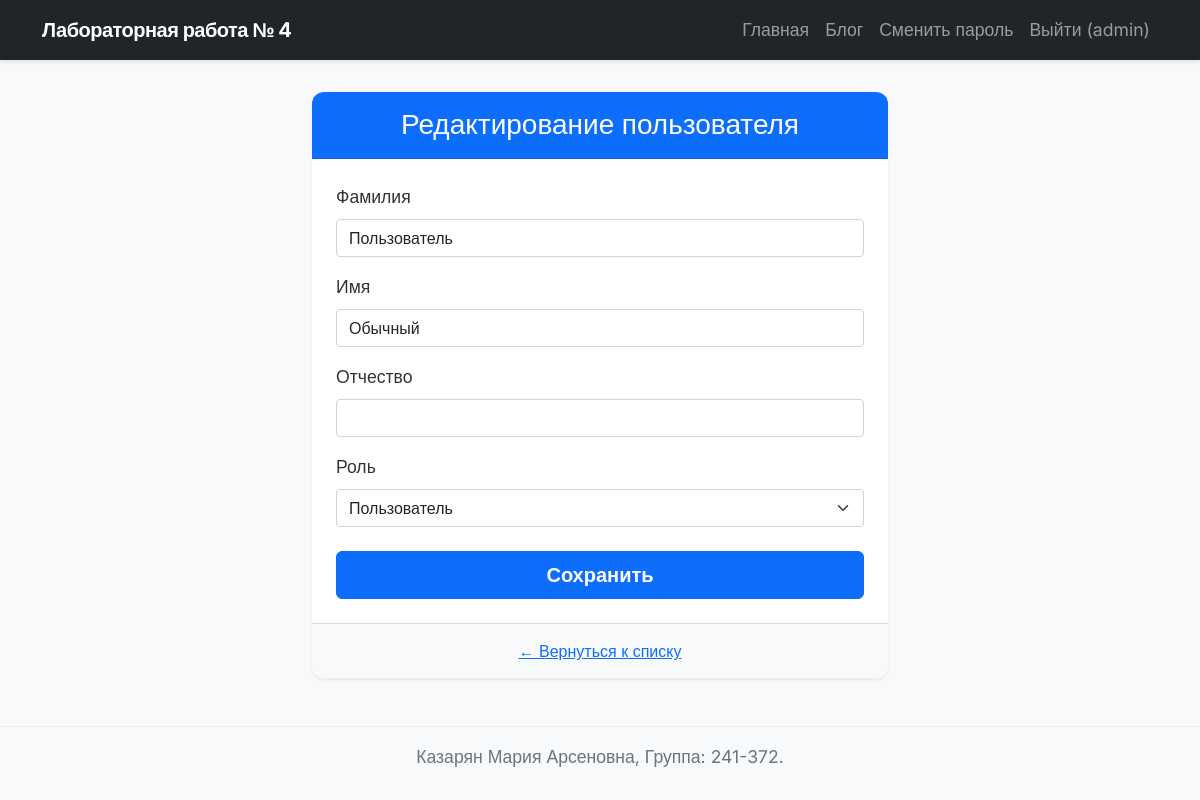
The page /users/2/edit (signed in) on the database its author committed.
### models.py (models this page shows, shortened)
class User(db.Model, UserMixin):
    __tablename__ = 'users'
    id = db.Column(db.Integer, primary_key=True)
    login = db.Column(db.String(50), unique=True, nullable=False)
    password_hash = db.Column(db.String(255), nullable=False)
    last_name = db.Column(db.String(50))
    first_name = db.Column(db.String(50), nullable=False)
    middle_name = db.Column(db.String(50))
    role_id = db.Column(db.Integer, db.ForeignKey('roles.id'), nullable=True)
    created_at = db.Column(db.DateTime, default=datetime.utcnow)

### app4.py (the view, shortened to what this page needs)
@app.route('/users/<int:user_id>/edit', methods=['GET', 'POST'])
@login_required
def edit_user(user_id):
    user = User.query.get_or_404(user_id)
    from forms import EditUserForm
    form = EditUserForm(obj=user)
    if form.role_id.choices:
        form.role_id.data = user.role_id or 0
    return render_template('user_form.html', title='Редактирование пользователя', form=form, is_edit=True, user=user)

### forms.py
class EditUserForm(FlaskForm):
    last_name = StringField('Фамилия', validators=[DataRequired('Фамилия обязательна')])
    first_name = StringField('Имя', validators=[DataRequired('Имя обязательно')])
    middle_name = StringField('Отчество')
    role_id = SelectField('Роль', coerce=int, choices=[], validate_choice=False)
    submit = SubmitField('Сохранить')
    def __init__(self, *args, **kwargs):
        super().__init__(*args, **kwargs)
        from models import Role
        self.role_id.choices = [(0, '— без роли —')] + [(r.id, r.name) for r in Role.query.all()]

### app4.py (called while the page is built)
@login_manager.user_loader
def load_user(user_id):
    return User.query.get(int(user_id))

### templates/user_form.html (shortened to what this page needs)
{% extends "base.html" %}
{% block content %}
<div class="container mt-4" style="max-width: 600px;">
    <div class="card shadow-sm border-0 rounded-4">
        <div class="card-header bg-primary text-white text-center py-3">
            <h3 class="mb-0">{{ title }}</h3>
        </div>
        <div class="card-body p-4">
            <form method="POST">
                <div class="mb-3">
                    {{ form.last_name.label(class="form-label fw-semibold") }}
                    {{ form.last_name(class="form-control" + (" is-invalid" if form.last_name.errors else "")) }}
                </div>
                <div class="mb-3">
                    {{ form.first_name.label(class="form-label fw-semibold") }}
                    {{ form.first_name(class="form-control" + (" is-invalid" if form.first_name.errors else "")) }}
                </div>
                <div class="mb-3">
                    {{ form.middle_name.label(class="form-label") }}
                    {{ form.middle_name(class="form-control") }}
                </div>
                <div class="mb-3">
                    {{ form.role_id.label(class="form-label fw-semibold") }}
                    {{ form.role_id(class="form-select") }}
                </div>
                <div class="d-grid mt-4">
                    {{ form.submit(class="btn btn-primary btn-lg") }}
                </div>
            </form>
        </div>
        <div class="card-footer bg-light text-center">
            <a href="{{ url_for('index') }}" class="btn btn-link">← Вернуться к списку</a>
        </div>
    </div>
</div>
{% endblock %}

### templates/base.html (shortened to what this page needs)
<!doctype html>
<html lang="ru">
<head>
  <link href="https://cdn.jsdelivr.net/npm/bootstrap@5.0.2/dist/css/bootstrap.min.css" rel="stylesheet"
>
  <link rel="stylesheet" href="{{ url_for('static', filename='styles.css') }}">
</head>
<body>
  <header>
    <nav class="navbar navbar-expand-lg navbar-dark bg-dark">
      <div class="container">
        <a class="navbar-brand" href="{{ url_for('index') }}">Лабораторная работа № 4</a>
        <div class="collapse navbar-collapse" id="navbarSupportedContent">
          <ul class="navbar-nav ms-auto mb-2 mb-lg-0">
            <li class="nav-item">
              <a class="nav-link" href="{{ url_for('index') }}">Главная</a>
            </li>
            <li class="nav-item"><a class="nav-link" href="{{ url_for('posts') }}">Блог</a></li>
            {% if current_user.is_authenticated %}
              <li class="nav-item">
                <a class="nav-link" href="{{ url_for('change_password') }}">Сменить пароль</a>
              </li>
              <li class="nav-item">
                <a class="nav-link" href="{{ url_for('logout') }}">Выйти ({{ current_user.login }})</a>
              </li>
            {% else %}
              <li class="nav-item">
                <a class="nav-link" href="{{ url_for('login') }}">Войти</a>
              </li>
            {% endif %}
          </ul>
        </div>
      </div>
    </nav>
  </header>
  <main class="my-3">
    <div class="container">
      {% block content %}{% endblock %}
    </div>
  </main>
  <footer class="footer mt-auto py-3 bg-light">
    <div class="container text-center">
      <span class="text-muted">Казарян Мария Арсеновна, Группа: 241-372.</span>
    </div>
  </footer>
</body>
</html>

### static/styles.css (style rules this page uses)
body { font-family: 'Inter', sans-serif; font-size: 1.1rem; line-height: 1.6; color: #333; background-color: #f8f9fa; }
a { color: #0d6efd; transition: color 0.2s ease-in-out; text-decoration: none; }
.navbar { box-shadow: 0 2px 4px rgba(0, 0, 0, 0.1); }
.navbar-brand { font-weight: 700; letter-spacing: -0.5px; }
main.my-3 { margin-top: 2rem !important; margin-bottom: 3rem !important; }
.card { border: none; border-radius: 12px; box-shadow: 0 4px 6px rgba(0, 0, 0, 0.05); transition: transform 0.2s ease, box-shadow 0.2s ease; overflow: hidden; margin-bottom: 2rem; }
.card-body { padding: 1.5rem; }
footer { background-color: #fff !important; border-top: 1px solid #eaeaea; margin-top: auto; }
.btn-primary { background-color: #0d6efd; border-color: #0d6efd; border-radius: 6px; padding: 0.5rem 1.5rem; font-weight: 600; }

### rows shown on the page
User: login "admin"
User: last_name "Пользователь", first_name "Обычный", role_id "Пользователь"

### other values the page prints
{{ title }} "Редактирование пользователя"
